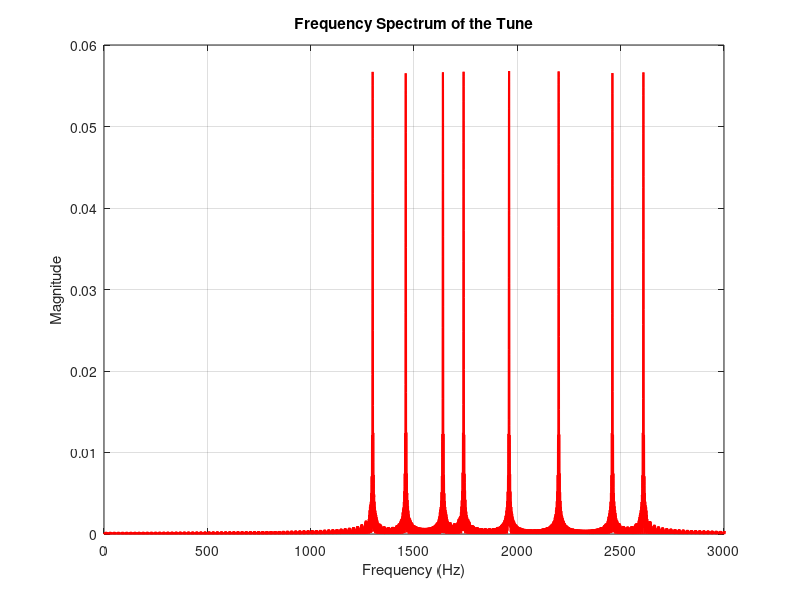

MATLAB code to generate this figure:
clc; clear; close all;

% Sampling parameters
Fs = 8000;  
note_duration = 0.5;  
gap = 0.05;  
t = 0:1/Fs:note_duration;  

% Lower frequencies for Sa Re Ga Ma (scaled down version of actual notes)
f = [1300, 1460, 1640, 1740, 1960, 2200, 2460, 2610]; % Hz

% Generate tune
tune = [];
for i = 1:length(f)
    tune = [tune, sin(2*pi*f(i)*t), zeros(1, round(Fs * gap))]; 
end

% Normalize and play tune
tune = tune / max(abs(tune));
sound(tune, Fs);

% Compute and plot FFT
N = length(tune);
X_f = abs(fft(tune)/N);
freq = (0:N/2-1) * (Fs/N);

plot(freq, X_f(1:N/2), 'r', 'LineWidth', 1.5);
xlabel('Frequency (Hz)'); ylabel('Magnitude');
title('Frequency Spectrum of the Tune');
xlim([0 3000]); % Adjusted to show relevant frequencies
grid on;
